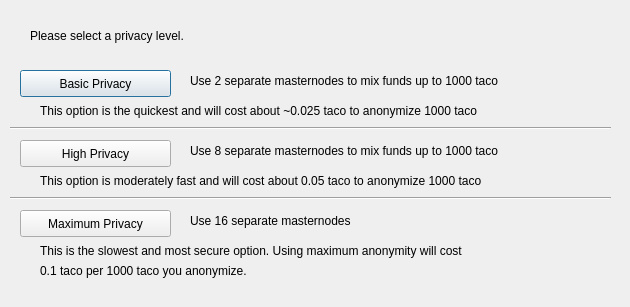
<?xml version="1.0" encoding="UTF-8"?>
<ui version="4.0">
 <class>DarksendConfig</class>
 <widget class="QDialog" name="DarksendConfig">
  <property name="geometry">
   <rect>
    <x>0</x>
    <y>0</y>
    <width>630</width>
    <height>307</height>
   </rect>
  </property>
  <property name="windowTitle">
   <string>Configure Darksend</string>
  </property>
  <widget class="QPushButton" name="buttonBasic">
   <property name="geometry">
    <rect>
     <x>20</x>
     <y>70</y>
     <width>151</width>
     <height>27</height>
    </rect>
   </property>
   <property name="text">
    <string>Basic Privacy</string>
   </property>
  </widget>
  <widget class="QPushButton" name="buttonHigh">
   <property name="geometry">
    <rect>
     <x>20</x>
     <y>140</y>
     <width>151</width>
     <height>27</height>
    </rect>
   </property>
   <property name="text">
    <string>High Privacy</string>
   </property>
  </widget>
  <widget class="QPushButton" name="buttonMax">
   <property name="geometry">
    <rect>
     <x>20</x>
     <y>210</y>
     <width>151</width>
     <height>27</height>
    </rect>
   </property>
   <property name="text">
    <string>Maximum Privacy</string>
   </property>
  </widget>
  <widget class="QLabel" name="label">
   <property name="geometry">
    <rect>
     <x>30</x>
     <y>20</y>
     <width>571</width>
     <height>31</height>
    </rect>
   </property>
   <property name="text">
    <string>Please select a privacy level.</string>
   </property>
  </widget>
  <widget class="QLabel" name="label_2">
   <property name="geometry">
    <rect>
     <x>190</x>
     <y>70</y>
     <width>421</width>
     <height>21</height>
    </rect>
   </property>
   <property name="text">
    <string>Use 2 separate masternodes to mix funds up to 1000 taco</string>
   </property>
  </widget>
  <widget class="QLabel" name="label_3">
   <property name="geometry">
    <rect>
     <x>190</x>
     <y>140</y>
     <width>411</width>
     <height>21</height>
    </rect>
   </property>
   <property name="text">
    <string>Use 8 separate masternodes to mix funds up to 1000 taco</string>
   </property>
  </widget>
  <widget class="QLabel" name="label_4">
   <property name="geometry">
    <rect>
     <x>190</x>
     <y>210</y>
     <width>421</width>
     <height>21</height>
    </rect>
   </property>
   <property name="text">
    <string>Use 16 separate masternodes</string>
   </property>
  </widget>
  <widget class="QLabel" name="label_6">
   <property name="geometry">
    <rect>
     <x>40</x>
     <y>100</y>
     <width>561</width>
     <height>21</height>
    </rect>
   </property>
   <property name="text">
    <string>This option is the quickest and will cost about ~0.025 taco to anonymize 1000 taco</string>
   </property>
  </widget>
  <widget class="QLabel" name="label_7">
   <property name="geometry">
    <rect>
     <x>40</x>
     <y>170</y>
     <width>561</width>
     <height>21</height>
    </rect>
   </property>
   <property name="text">
    <string>This option is moderately fast and will cost about 0.05 taco to anonymize 1000 taco</string>
   </property>
  </widget>
  <widget class="QLabel" name="label_8">
   <property name="geometry">
    <rect>
     <x>40</x>
     <y>240</y>
     <width>561</width>
     <height>21</height>
    </rect>
   </property>
   <property name="text">
    <string>This is the slowest and most secure option. Using maximum anonymity will cost</string>
   </property>
  </widget>
  <widget class="QLabel" name="label_9">
   <property name="geometry">
    <rect>
     <x>40</x>
     <y>260</y>
     <width>561</width>
     <height>21</height>
    </rect>
   </property>
   <property name="text">
    <string>0.1 taco per 1000 taco you anonymize.</string>
   </property>
  </widget>
  <widget class="Line" name="line">
   <property name="geometry">
    <rect>
     <x>10</x>
     <y>120</y>
     <width>601</width>
     <height>16</height>
    </rect>
   </property>
   <property name="orientation">
    <enum>Qt::Horizontal</enum>
   </property>
  </widget>
  <widget class="Line" name="line_2">
   <property name="geometry">
    <rect>
     <x>10</x>
     <y>190</y>
     <width>601</width>
     <height>16</height>
    </rect>
   </property>
   <property name="orientation">
    <enum>Qt::Horizontal</enum>
   </property>
  </widget>
 </widget>
 <resources/>
 <connections/>
</ui>
